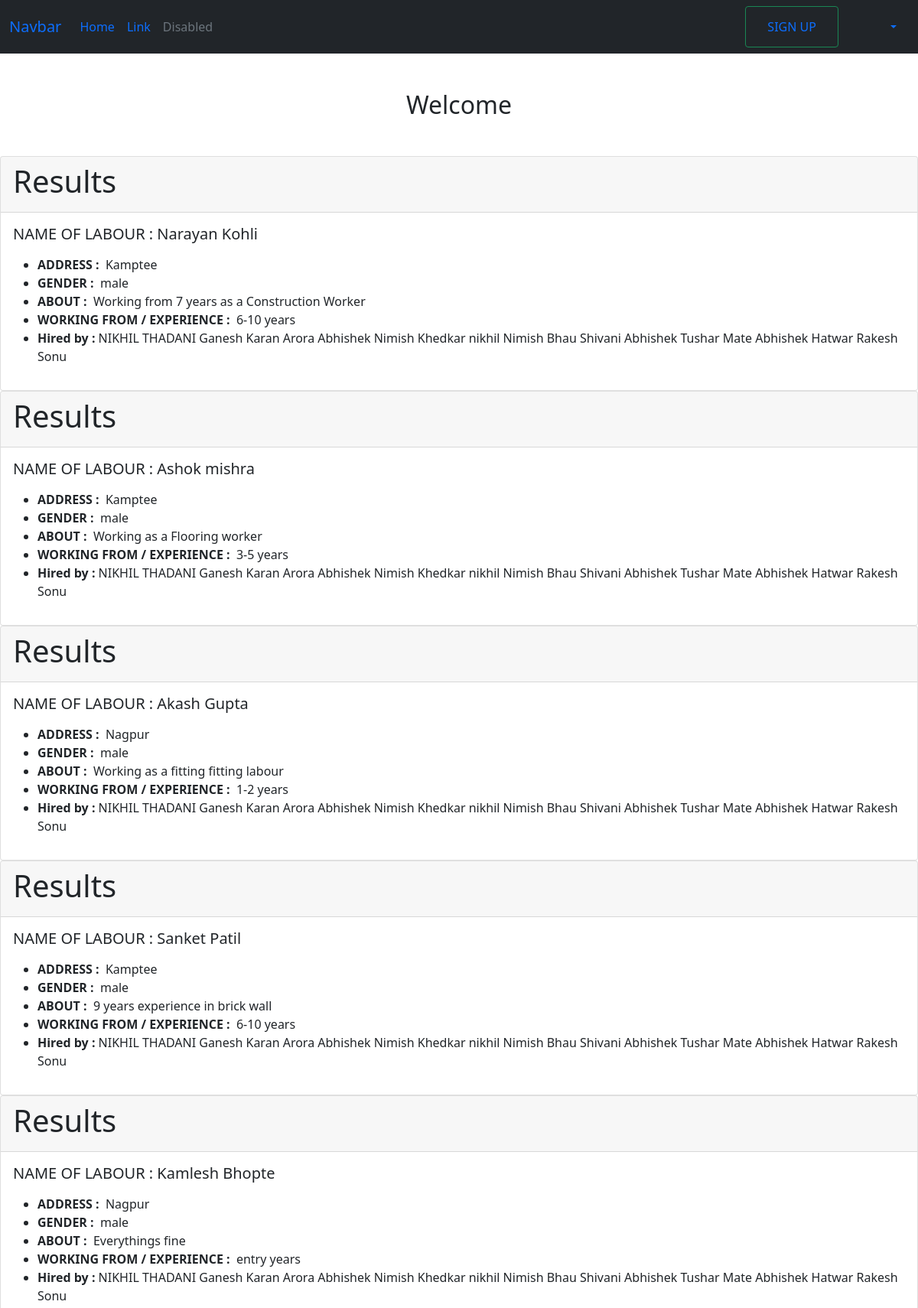
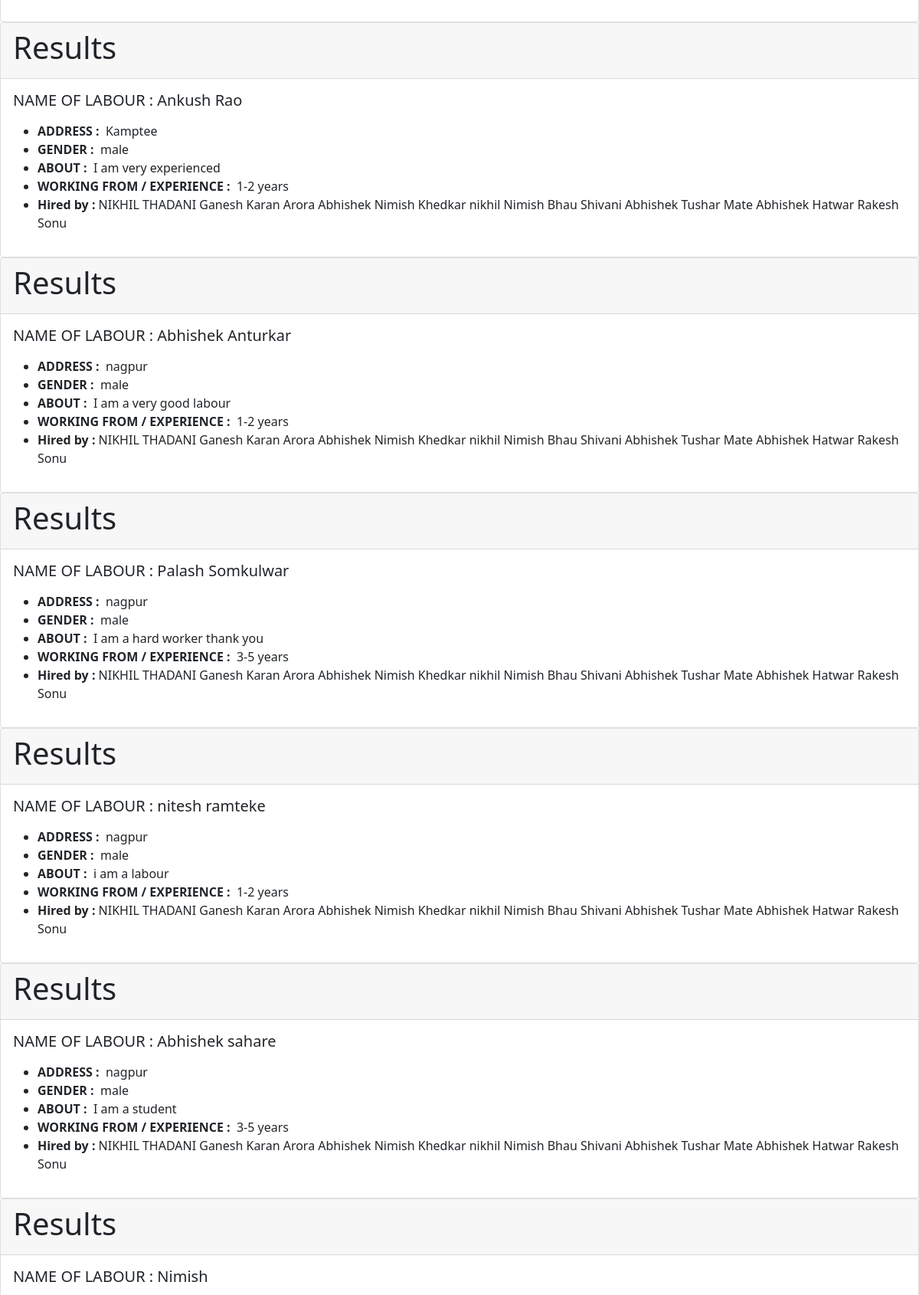
/results (signed in, upper part), run on the app's committed database (2 pictures, top to bottom).
### accounts/models.py (models this page shows, shortened)
class Labour(models.Model):
    user            = models.OneToOneField(User, on_delete=models.CASCADE)
    location        = models.CharField(_('Where do you Reside now'), max_length=20, null=True, blank=True)
    gender          = models.CharField(max_length=10, choices=GENDERS, null=True, blank=True)
    about           = models.CharField(max_length=40,blank=True, null=True)
    category        = models.CharField('Select your work type :',max_length=20,choices=CATEGORY,null=True, blank=True)
    years_of_exp    = models.CharField('Years of Experience', max_length=20, choices=YEARS_OF_EXP, null=True, blank=True)
    is_hired = models.BooleanField(default=False)

class User(AbstractBaseUser, PermissionsMixin):
    full_name       = models.CharField(_('full name'), max_length=30)
    email           = models.EmailField(_('email address'), unique=True,blank=True)
    phone_no        = models.CharField(_("Phone no"),max_length=10,unique=True)
    is_staff        = models.BooleanField(_('staff status'), default=False)
    is_active       = models.BooleanField(_('active'), default=True)
    date_joined     = models.DateTimeField(_('date joined'),default=timezone.now)
    is_engineer    = models.BooleanField(_('engineer'), default=False)
    is_labour     = models.BooleanField(_('labour'), default=False)
    objects = CustomUserManager()
    USERNAME_FIELD = 'phone_no'
    REQUIRED_FIELDS = ['full_name',]
    class Meta:
        verbose_name = _('user')
        verbose_name_plural = _('users')
    def __str__(self):
        return self.full_name

class Engineer(models.Model):
    user        = models.OneToOneField(User, on_delete=models.CASCADE)
    name        = models.CharField(_('NAME'), max_length=50, null=True, blank=True)
    country     = models.CharField(max_length=40, null=True, blank=True)
    state       = models.CharField(max_length=40, null=True, blank=True)
    address     = models.CharField(_('company address'), max_length=120, null=True, blank=True)
    class Meta:
        verbose_name_plural = 'Engineer'

### accounts/views.py (the view)
# urls.py: path('results',results,name='results'),
def results(request):
    engg = Engineer.objects.all()
    labour_detail = Labour.objects.all()
    return render(request, 'results.html', {'labour_detail': labour_detail, 'engg': engg})

### templates/results.html (shortened to what this page needs)
{% extends 'home.html' %}
{% block content %}
 {% for details in labour_detail %}
 <div class="card">
    <div class="card-header">
    <h1>Results</h1>
    </div>
    <div class="card-body">
      <h5 class="card-title">NAME OF LABOUR : {{details.user}}</h5>
      <p class="card-text">
     <ul>
    <li><b>ADDRESS :</b> &nbsp;{{ details.location }}</li>
    <li><b>GENDER :</b> &nbsp;{{ details.gender }}</li>
    <li><b>ABOUT :</b> &nbsp;{{ details.about }}</li>
    <li><b>WORKING FROM / EXPERIENCE :</b> &nbsp;{{ details.years_of_exp }} years</li>
    <li>
        <strong>Hired by : </strong>
        {% for engineer in engg %}
            {{engineer.name}}
        {% endfor %}
    </li>
      </p>
    </div>
  </div>
{% endfor %}
{% endblock content %}

### data on the page
Labour: user "Narayan Kohli", location "Kamptee", gender "male", about "Working from 7 years as a Construction Worker", years_of_exp "6-10"
Engineer: name "NIKHIL THADANI"
Engineer: name "Ganesh"
Engineer: name "Karan Arora"
Engineer: name "Abhishek"
Engineer: name "Nimish Khedkar"
Engineer: name "nikhil"
Engineer: name "Nimish Bhau"
Engineer: name "Shivani"
Engineer: name "Abhishek"
Engineer: name "Tushar Mate"
Engineer: name "Abhishek Hatwar"
Engineer: name "Rakesh Sonu"
Labour: user "Ashok mishra", location "Kamptee", gender "male", about "Working as a Flooring worker", years_of_exp "3-5"
Labour: user "Akash Gupta", location "Nagpur", gender "male", about "Working as a fitting fitting labour", years_of_exp "1-2"
Labour: user "Sanket Patil", location "Kamptee", gender "male", about "9 years experience in brick wall", years_of_exp "6-10"
Labour: user "Kamlesh Bhopte", location "Nagpur", gender "male", about "Everythings fine", years_of_exp "entry"
Labour: user "Ankush Rao", location "Kamptee", gender "male", about "I am very experienced", years_of_exp "1-2"
Labour: user "Abhishek Anturkar", location "nagpur", gender "male", about "I am a very good labour", years_of_exp "1-2"
Labour: user "Palash Somkulwar", location "nagpur", gender "male", about "I am a hard worker thank you", years_of_exp "3-5"
Labour: user "nitesh ramteke", location "nagpur", gender "male", about "i am a labour", years_of_exp "1-2"
Labour: user "Abhishek sahare", location "nagpur", gender "male", about "I am a student", years_of_exp "3-5"
Labour: user "Nimish"
